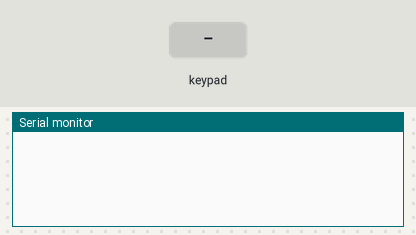
The sketch below on a simulated Arduino Uno, built with avr-gcc and run on an emulated ATmega328P. Parts: the last lines printed to the serial monitor. Wiring (inferred from the names in the program): 4×4 keypad with keys 1 2 3 A 4 5 6 B 7 8 9 C * 0 # D: rows pin 11, pin 10, pin 9, pin 8; columns pin 7, pin 6, pin 5, pin 4. The test bench sets the inputs (shaded band).

Above: at 1.2 s.
1.3 s: key '1' pressed
At 1.9 s:
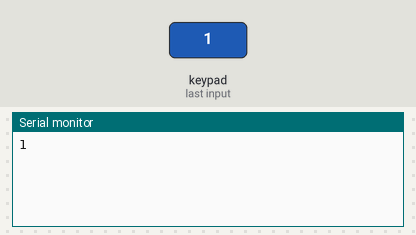
2.8 s: keypad keys 7 6 5 4 # pressed 0.4 s apart
At 7.3 s:
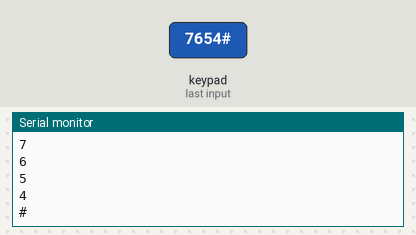
7.8 s: key 'A' pressed
At 9.0 s:
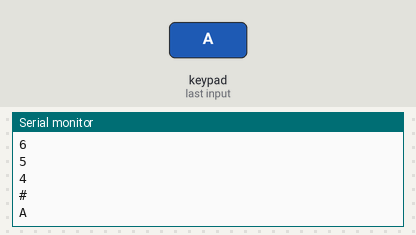
9.3 s: keypad keys 7 6 5 4 * pressed 0.4 s apart
At 14.1 s:
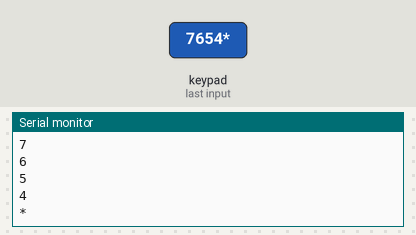
14.3 s: key 'B' pressed
At 15.4 s:
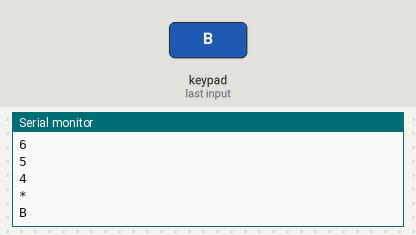
15.8 s: keypad keys 7 6 5 4 D pressed 0.4 s apart
At 20.8 s:
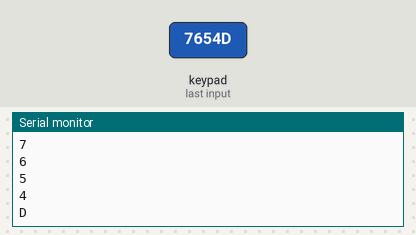
Timing chart, 0 to 21.8 s (numbered marks = the images above; inputs shaded):
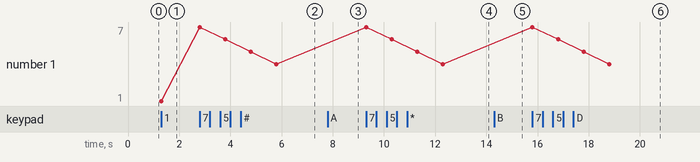

Measured:
- after the input at 1.3 s, the serial monitor: prints a new line at once (image 1)
- after the input at 2.8 s, the serial monitor: prints a new line at once (image 2)
- after the input at 7.8 s, the serial monitor: prints a new line at once (image 3)
- after the input at 9.3 s, the serial monitor: prints a new line at once (image 4)
- after the input at 14.3 s, the serial monitor: prints a new line at once (image 5)
- after the input at 15.8 s, the serial monitor: prints a new line at once (image 6)
- plotted number 1: 1 → 4 after the input at 2.8 s

The sketch:

e3_keypad.ino
```cpp
// (C) __Marcus Berggren, Carl Vågfelt Nihlmar, Ibrahim Alzoubi, group: 4 __
// (2025) Work package 3
// Exercise 3_keypad
// Submission code: 175962

/**
 * This program implements a 4x4 keypad matrix scanner that detects and reports
 * key presses through serial communication.
 *
 * Purpose: To read and identify which key is pressed on a 4x4 keypad matrix
 *
 */
const int ROWS = 4;  // Number of rows in the keypad matrix
const int COLS = 4;  // Number of columns in the keypad matrix

const char KEYS[ROWS][COLS] = {  // Matrix mapping keys to their positions
    {'1', '2', '3', 'A'},
    {'4', '5', '6', 'B'},
    {'7', '8', '9', 'C'},
    {'*', '0', '#', 'D'}};

const int COL_PINS[COLS] = {7, 6, 5, 4};    // Pins connected to keypad columns
const int ROW_PINS[ROWS] = {11, 10, 9, 8};  // Pins connected to keypad rows

/*
 * Function that scans the keypad matrix and returns the pressed key
 * Returns '\0' if no key is pressed
 */
char get_key() {
    /* Nested loops that goes through rows and columns. Checks if setting row
    to LOW will indicate the same to a column */
    for (int row = 0; row < ROWS; row++) {
        // Set one row to LOW
        digitalWrite(ROW_PINS[row], LOW);

        // Loops through each column
        for (int col = 0; col < COLS; col++) {
            /* If the columns is set LOW it means there is a match at this row
            and col position */
            if (digitalRead(COL_PINS[col]) == LOW) {
                // Return the character at the matching row and col position
                digitalWrite(ROW_PINS[row], HIGH);
                // Return the specific key at this position
                return KEYS[row][col];
            }
        }
        // Set the current back to HIGH
        digitalWrite(ROW_PINS[row], HIGH);
    }
    // If nothing is pressed return null temrinator
    return '\0';
}

// Initialize pins and serial communication
void setup() {
    // Used for printing to monitor
    Serial.begin(9600);

    // Configure each row and column pin
    for (int i = 0; i < ROWS; i++) {
        // Set row pins as outputs
        pinMode(ROW_PINS[i], OUTPUT);
        // Initialize row pin to HIGH
        digitalWrite(ROW_PINS[i], HIGH);
        // Set column pins as inputs
        pinMode(COL_PINS[i], INPUT);
        // Initialize column pin to HIGH;
        digitalWrite(COL_PINS[i], HIGH);
    }
}

// Main program loop, runs until stopped
void loop() {
    // Checks for pressed key
    char key = get_key();

    // If a key is pressed, print it and add a small delay
    if (key != '\0') {
        // Print out the key to serial monitor
        Serial.println(key);
        // Delay by 1s to not print extra keys when pressed longer
        delay(1000);
    }
}
```
